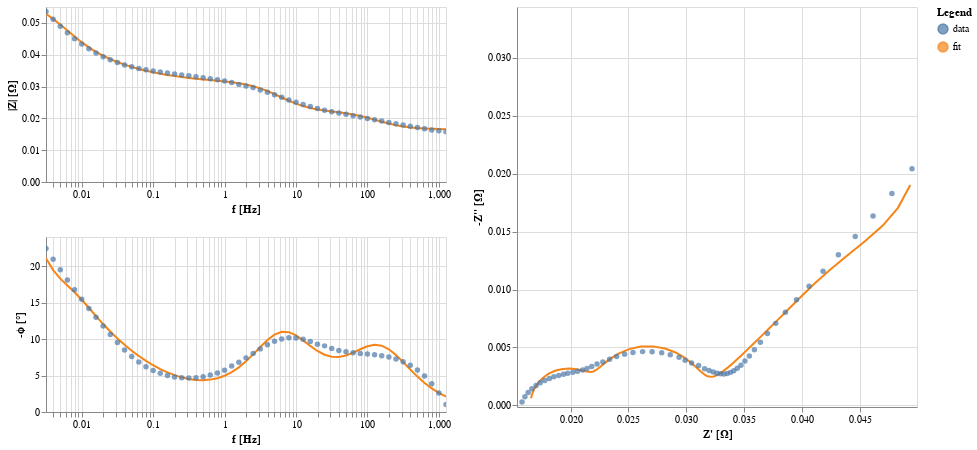

This figure's notebook cell:
### Markdown cell above
### a. Interactive altair plot

### Code cell
circuit.plot(f_data=frequencies, Z_data=Z)

### Figure 1 — Vega-Lite specification as saved in the notebook (floating-point values rounded to 4 significant figures)
{"$schema": "https://vega.github.io/schema/vega-lite/v3.4.0.json", "config": {"background": "#FFFFFF", "mark": {"tooltip": null}, "view": {"height": 300, "width": 400}}, "datasets": {"data-f61526ebc1a64545a02d855dbc8fb7d8": [{"f": 0.003162, "fmt": "-", "kind": "fit", "z_imag": -0.01903, "z_real": 0.04935}, {"f": 0.003981, "fmt": "-", "kind": "fit", "z_imag": -0.01706, "z_real": 0.04829}, {"f": 0.005012, "fmt": "-", "kind": "fit", "z_imag": -0.01552, "z_real": 0.04697}, {"f": 0.00631, "fmt": "-", "kind": "fit", "z_imag": -0.01419, "z_real": 0.04546}, {"f": 0.007943, "fmt": "-", "kind": "fit", "z_imag": -0.01292, "z_real": 0.04388}, {"f": 0.01, "fmt": "-", "kind": "fit", "z_imag": -0.01167, "z_real": 0.04237}, {"f": 0.01259, "fmt": "-", "kind": "fit", "z_imag": -0.01045, "z_real": 0.04102}, {"f": 0.01585, "fmt": "-", "kind": "fit", "z_imag": -0.009313, "z_real": 0.03984}, {"f": 0.01995, "fmt": "-", "kind": "fit", "z_imag": -0.008294, "z_real": 0.03882}, {"f": 0.02512, "fmt": "-", "kind": "fit", "z_imag": -0.007397, "z_real": 0.03793}, {"f": 0.03162, "fmt": "-", "kind": "fit", "z_imag": -0.006606, "z_real": 0.03713}, {"f": 0.03981, "fmt": "-", "kind": "fit", "z_imag": -0.005907, "z_real": 0.03642}, {"f": 0.05012, "fmt": "-", "kind": "fit", "z_imag": -0.005289, "z_real": 0.03578}, {"f": 0.0631, "fmt": "-", "kind": "fit", "z_imag": -0.004744, "z_real": 0.03521}, {"f": 0.07943, "fmt": "-", "kind": "fit", "z_imag": -0.004266, "z_real": 0.03471}, {"f": 0.1, "fmt": "-", "kind": "fit", "z_imag": -0.003849, "z_real": 0.03426}, {"f": 0.1259, "fmt": "-", "kind": "fit", "z_imag": -0.00349, "z_real": 0.03385}, {"f": 0.1585, "fmt": "-", "kind": "fit", "z_imag": -0.003186, "z_real": 0.03349}, {"f": 0.1995, "fmt": "-", "kind": "fit", "z_imag": -0.002934, "z_real": 0.03317}, {"f": 0.2512, "fmt": "-", "kind": "fit", "z_imag": -0.002733, "z_real": 0.03288}, {"f": 0.3162, "fmt": "-", "kind": "fit", "z_imag": -0.002585, "z_real": 0.03262}, {"f": 0.3981, "fmt": "-", "kind": "fit", "z_imag": -0.002491, "z_real": 0.03238}, {"f": 0.5012, "fmt": "-", "kind": "fit", "z_imag": -0.002454, "z_real": 0.03215}, {"f": 0.631, "fmt": "-", "kind": "fit", "z_imag": -0.002479, "z_real": 0.03193}, {"f": 0.7943, "fmt": "-", "kind": "fit", "z_imag": -0.002573, "z_real": 0.0317}, {"f": 1, "fmt": "-", "kind": "fit", "z_imag": -0.00274, "z_real": 0.03146}, {"f": 1.259, "fmt": "-", "kind": "fit", "z_imag": -0.002985, "z_real": 0.03118}, {"f": 1.585, "fmt": "-", "kind": "fit", "z_imag": -0.00331, "z_real": 0.03083}, {"f": 1.995, "fmt": "-", "kind": "fit", "z_imag": -0.003702, "z_real": 0.03039}, {"f": 2.512, "fmt": "-", "kind": "fit", "z_imag": -0.004136, "z_real": 0.02981}, {"f": 3.162, "fmt": "-", "kind": "fit", "z_imag": -0.00456, "z_real": 0.02907}, {"f": 3.981, "fmt": "-", "kind": "fit", "z_imag": -0.004902, "z_real": 0.02817}, {"f": 5.012, "fmt": "-", "kind": "fit", "z_imag": -0.005087, "z_real": 0.02714}, {"f": 6.31, "fmt": "-", "kind": "fit", "z_imag": -0.005068, "z_real": 0.02607}, {"f": 7.943, "fmt": "-", "kind": "fit", "z_imag": -0.004851, "z_real": 0.02507}, {"f": 10, "fmt": "-", "kind": "fit", "z_imag": -0.004492, "z_real": 0.0242}, {"f": 12.59, "fmt": "-", "kind": "fit", "z_imag": -0.004072, "z_real": 0.02351}, {"f": 15.85, "fmt": "-", "kind": "fit", "z_imag": -0.003664, "z_real": 0.02298}, {"f": 19.95, "fmt": "-", "kind": "fit", "z_imag": -0.00332, "z_real": 0.02257}, {"f": 25.12, "fmt": "-", "kind": "fit", "z_imag": -0.003069, "z_real": 0.02225}, {"f": 31.62, "fmt": "-", "kind": "fit", "z_imag": -0.002922, "z_real": 0.02198}, {"f": 39.81, "fmt": "-", "kind": "fit", "z_imag": -0.002874, "z_real": 0.0217}, {"f": 50.12, "fmt": "-", "kind": "fit", "z_imag": -0.00291, "z_real": 0.02138}, {"f": 63.1, "fmt": "-", "kind": "fit", "z_imag": -0.003002, "z_real": 0.021}, {"f": 79.43, "fmt": "-", "kind": "fit", "z_imag": -0.003106, "z_real": 0.02053}, {"f": 100, "fmt": "-", "kind": "fit", "z_imag": -0.003169, "z_real": 0.01996}, {"f": 125.9, "fmt": "-", "kind": "fit", "z_imag": -0.003142, "z_real": 0.01935}, {"f": 158.5, "fmt": "-", "kind": "fit", "z_imag": -0.002999, "z_real": 0.01872}, {"f": 199.5, "fmt": "-", "kind": "fit", "z_imag": -0.002749, "z_real": 0.01816}, {"f": 251.2, "fmt": "-", "kind": "fit", "z_imag": -0.002427, "z_real": 0.01769}, {"f": 316.2, "fmt": "-", "kind": "fit", "z_imag": -0.002079, "z_real": 0.01733}, {"f": 398.1, "fmt": "-", "kind": "fit", "z_imag": -0.00174, "z_real": 0.01707}, {"f": 501.2, "fmt": "-", "kind": "fit", "z_imag": -0.001433, "z_real": 0.01688}, {"f": 631.0, "fmt": "-", "kind": "fit", "z_imag": -0.001168, "z_real": 0.01676}, {"f": 794.3, "fmt": "-", "kind": "fit", "z_imag": -0.0009445, "z_real": 0.01668}, {"f": 1000, "fmt": "-", "kind": "fit", "z_imag": -0.0007607, "z_real": 0.01662}, {"f": 1259.0, "fmt": "-", "kind": "fit", "z_imag": -0.0006111, "z_real": 0.01659}], "data-fd6f011a3bca28d19d77b78352caffcc": [{"f": 0.003162, "fmt": "o", "kind": "data", "z_imag": -0.02044, "z_real": 0.0495}, {"f": 0.003981, "fmt": "o", "kind": "data", "z_imag": -0.01829, "z_real": 0.04777}, {"f": 0.005012, "fmt": "o", "kind": "data", "z_imag": -0.01634, "z_real": 0.04614}, {"f": 0.00631, "fmt": "o", "kind": "data", "z_imag": -0.01459, "z_real": 0.0446}, {"f": 0.007943, "fmt": "o", "kind": "data", "z_imag": -0.013, "z_real": 0.04314}, {"f": 0.01, "fmt": "o", "kind": "data", "z_imag": -0.01157, "z_real": 0.04182}, {"f": 0.01259, "fmt": "o", "kind": "data", "z_imag": -0.01028, "z_real": 0.04061}, {"f": 0.01585, "fmt": "o", "kind": "data", "z_imag": -0.009113, "z_real": 0.03952}, {"f": 0.01995, "fmt": "o", "kind": "data", "z_imag": -0.008045, "z_real": 0.03857}, {"f": 0.02512, "fmt": "o", "kind": "data", "z_imag": -0.007076, "z_real": 0.03773}, {"f": 0.03162, "fmt": "o", "kind": "data", "z_imag": -0.00621, "z_real": 0.03701}, {"f": 0.03981, "fmt": "o", "kind": "data", "z_imag": -0.005451, "z_real": 0.0364}, {"f": 0.05012, "fmt": "o", "kind": "data", "z_imag": -0.004805, "z_real": 0.03588}, {"f": 0.0631, "fmt": "o", "kind": "data", "z_imag": -0.004263, "z_real": 0.03545}, {"f": 0.07943, "fmt": "o", "kind": "data", "z_imag": -0.003817, "z_real": 0.03507}, {"f": 0.1, "fmt": "o", "kind": "data", "z_imag": -0.003465, "z_real": 0.03472}, {"f": 0.1259, "fmt": "o", "kind": "data", "z_imag": -0.003194, "z_real": 0.0344}, {"f": 0.1585, "fmt": "o", "kind": "data", "z_imag": -0.002984, "z_real": 0.03411}, {"f": 0.1995, "fmt": "o", "kind": "data", "z_imag": -0.002842, "z_real": 0.03382}, {"f": 0.2512, "fmt": "o", "kind": "data", "z_imag": -0.002751, "z_real": 0.03354}, {"f": 0.3162, "fmt": "o", "kind": "data", "z_imag": -0.002709, "z_real": 0.03325}, {"f": 0.3981, "fmt": "o", "kind": "data", "z_imag": -0.002716, "z_real": 0.03296}, {"f": 0.5012, "fmt": "o", "kind": "data", "z_imag": -0.002769, "z_real": 0.03266}, {"f": 0.631, "fmt": "o", "kind": "data", "z_imag": -0.002869, "z_real": 0.03233}, {"f": 0.7943, "fmt": "o", "kind": "data", "z_imag": -0.002995, "z_real": 0.03197}, {"f": 1, "fmt": "o", "kind": "data", "z_imag": -0.003163, "z_real": 0.03158}, {"f": 1.259, "fmt": "o", "kind": "data", "z_imag": -0.003435, "z_real": 0.03107}, {"f": 1.585, "fmt": "o", "kind": "data", "z_imag": -0.003653, "z_real": 0.03046}, {"f": 1.995, "fmt": "o", "kind": "data", "z_imag": -0.003896, "z_real": 0.0299}, {"f": 2.512, "fmt": "o", "kind": "data", "z_imag": -0.00415, "z_real": 0.02938}, {"f": 3.162, "fmt": "o", "kind": "data", "z_imag": -0.004356, "z_real": 0.02861}, {"f": 3.981, "fmt": "o", "kind": "data", "z_imag": -0.004529, "z_real": 0.02788}, {"f": 5.012, "fmt": "o", "kind": "data", "z_imag": -0.004624, "z_real": 0.02705}, {"f": 6.31, "fmt": "o", "kind": "data", "z_imag": -0.004635, "z_real": 0.02623}, {"f": 7.943, "fmt": "o", "kind": "data", "z_imag": -0.004563, "z_real": 0.0254}, {"f": 10, "fmt": "o", "kind": "data", "z_imag": -0.004418, "z_real": 0.02467}, {"f": 12.59, "fmt": "o", "kind": "data", "z_imag": -0.004214, "z_real": 0.02398}, {"f": 15.85, "fmt": "o", "kind": "data", "z_imag": -0.003976, "z_real": 0.02338}, {"f": 19.95, "fmt": "o", "kind": "data", "z_imag": -0.003729, "z_real": 0.0228}, {"f": 25.12, "fmt": "o", "kind": "data", "z_imag": -0.003558, "z_real": 0.02229}, {"f": 31.62, "fmt": "o", "kind": "data", "z_imag": -0.003351, "z_real": 0.02183}, {"f": 39.81, "fmt": "o", "kind": "data", "z_imag": -0.003183, "z_real": 0.02142}, {"f": 50.12, "fmt": "o", "kind": "data", "z_imag": -0.003051, "z_real": 0.02104}, {"f": 63.1, "fmt": "o", "kind": "data", "z_imag": -0.002939, "z_real": 0.02061}, {"f": 79.43, "fmt": "o", "kind": "data", "z_imag": -0.002848, "z_real": 0.02021}, {"f": 100, "fmt": "o", "kind": "data", "z_imag": -0.002758, "z_real": 0.01976}, {"f": 125.9, "fmt": "o", "kind": "data", "z_imag": -0.002677, "z_real": 0.0194}, {"f": 158.5, "fmt": "o", "kind": "data", "z_imag": -0.002576, "z_real": 0.01898}, {"f": 199.5, "fmt": "o", "kind": "data", "z_imag": -0.002456, "z_real": 0.01856}, {"f": 251.2, "fmt": "o", "kind": "data", "z_imag": -0.002316, "z_real": 0.01817}, {"f": 316.2, "fmt": "o", "kind": "data", "z_imag": -0.002149, "z_real": 0.01778}, {"f": 398.1, "fmt": "o", "kind": "data", "z_imag": -0.001949, "z_real": 0.01738}, {"f": 501.2, "fmt": "o", "kind": "data", "z_imag": -0.001715, "z_real": 0.01703}, {"f": 631.0, "fmt": "o", "kind": "data", "z_imag": -0.001436, "z_real": 0.01666}, {"f": 794.3, "fmt": "o", "kind": "data", "z_imag": -0.001109, "z_real": 0.01634}, {"f": 1000, "fmt": "o", "kind": "data", "z_imag": -0.0007287, "z_real": 0.01606}, {"f": 1259.0, "fmt": "o", "kind": "data", "z_imag": -0.0002828, "z_real": 0.01581}]}, "hconcat": [{"vconcat": [{"layer": [{"data": {"name": "data-f61526ebc1a64545a02d855dbc8fb7d8"}, "encoding": {"color": {"field": "kind", "type": "nominal"}, "x": {"axis": {"title": "f [Hz]"}, "field": "f", "scale": {"nice": false, "type": "log"}, "type": "quantitative"}, "y": {"axis": {"title": "|Z| [Ω]"}, "field": "mag", "type": "quantitative"}}, "height": 175, "mark": "line", "transform": [{"as": "mag", "calculate": "sqrt(pow(datum.z_real,2) + pow(datum.z_imag,2))"}, {"as": "neg_phase", "calculate": "-(180/PI)*atan(datum.z_imag/datum.z_real)"}], "width": 400}, {"data": {"name": "data-fd6f011a3bca28d19d77b78352caffcc"}, "encoding": {"color": {"field": "kind", "type": "nominal"}, "size": {"condition": {"selection": "selector001", "value": 80}, "value": 30}, "x": {"axis": {"title": "f [Hz]"}, "field": "f", "scale": {"nice": false, "type": "log"}, "type": "quantitative"}, "y": {"axis": {"title": "|Z| [Ω]"}, "field": "mag", "type": "quantitative"}}, "height": 175, "mark": "circle", "selection": {"selector001": {"empty": "none", "fields": ["f"], "nearest": true, "on": "mouseover", "type": "single"}, "selector003": {"bind": "scales", "encodings": ["x", "y"], "type": "interval"}}, "transform": [{"as": "mag", "calculate": "sqrt(pow(datum.z_real,2) + pow(datum.z_imag,2))"}, {"as": "neg_phase", "calculate": "-(180/PI)*atan(datum.z_imag/datum.z_real)"}], "width": 400}]}, {"layer": [{"data": {"name": "data-f61526ebc1a64545a02d855dbc8fb7d8"}, "encoding": {"color": {"field": "kind", "type": "nominal"}, "x": {"axis": {"title": "f [Hz]"}, "field": "f", "scale": {"nice": false, "type": "log"}, "type": "quantitative"}, "y": {"axis": {"title": "-ϕ [°]"}, "field": "neg_phase", "type": "quantitative"}}, "height": 175, "mark": "line", "transform": [{"as": "mag", "calculate": "sqrt(pow(datum.z_real,2) + pow(datum.z_imag,2))"}, {"as": "neg_phase", "calculate": "-(180/PI)*atan(datum.z_imag/datum.z_real)"}], "width": 400}, {"data": {"name": "data-fd6f011a3bca28d19d77b78352caffcc"}, "encoding": {"color": {"field": "kind", "type": "nominal"}, "size": {"condition": {"selection": "selector001", "value": 80}, "value": 30}, "x": {"axis": {"title": "f [Hz]"}, "field": "f", "scale": {"nice": false, "type": "log"}, "type": "quantitative"}, "y": {"axis": {"title": "-ϕ [°]"}, "field": "neg_phase", "type": "quantitative"}}, "height": 175, "mark": "circle", "selection": {"selector001": {"empty": "none", "fields": ["f"], "nearest": true, "on": "mouseover", "type": "single"}, "selector003": {"bind": "scales", "encodings": ["x", "y"], "type": "interval"}}, "transform": [{"as": "mag", "calculate": "sqrt(pow(datum.z_real,2) + pow(datum.z_imag,2))"}, {"as": "neg_phase", "calculate": "-(180/PI)*atan(datum.z_imag/datum.z_real)"}], "width": 400}]}]}, {"layer": [{"data": {"name": "data-f61526ebc1a64545a02d855dbc8fb7d8"}, "encoding": {"color": {"field": "kind", "type": "nominal"}, "x": {"axis": {"title": "Z' [Ω]"}, "field": "z_real", "scale": {"domain": [0.01581, 0.0495], "nice": false, "padding": 5}, "type": "quantitative"}, "y": {"axis": {"title": "-Z'' [Ω]"}, "field": "neg_z_imag", "scale": {"domain": [0.0002828, 0.03397], "nice": false, "padding": 5}, "type": "quantitative"}}, "height": 400, "mark": "line", "transform": [{"as": "neg_z_imag", "calculate": "-datum.z_imag"}], "width": 400}, {"data": {"name": "data-fd6f011a3bca28d19d77b78352caffcc"}, "encoding": {"color": {"field": "kind", "legend": {"title": "Legend"}, "type": "nominal"}, "size": {"condition": {"selection": "selector001", "value": 80}, "value": 30}, "x": {"axis": {"title": "Z' [Ω]"}, "field": "z_real", "scale": {"domain": [0.01581, 0.0495], "nice": false, "padding": 5}, "type": "quantitative"}, "y": {"axis": {"title": "-Z'' [Ω]"}, "field": "neg_z_imag", "scale": {"domain": [0.0002828, 0.03397], "nice": false, "padding": 5}, "type": "quantitative"}}, "height": 400, "mark": "circle", "selection": {"selector001": {"empty": "none", "fields": ["f"], "nearest": true, "on": "mouseover", "type": "single"}, "selector002": {"bind": "scales", "encodings": ["x", "y"], "type": "interval"}}, "transform": [{"as": "neg_z_imag", "calculate": "-datum.z_imag"}], "width": 400}]}]}
